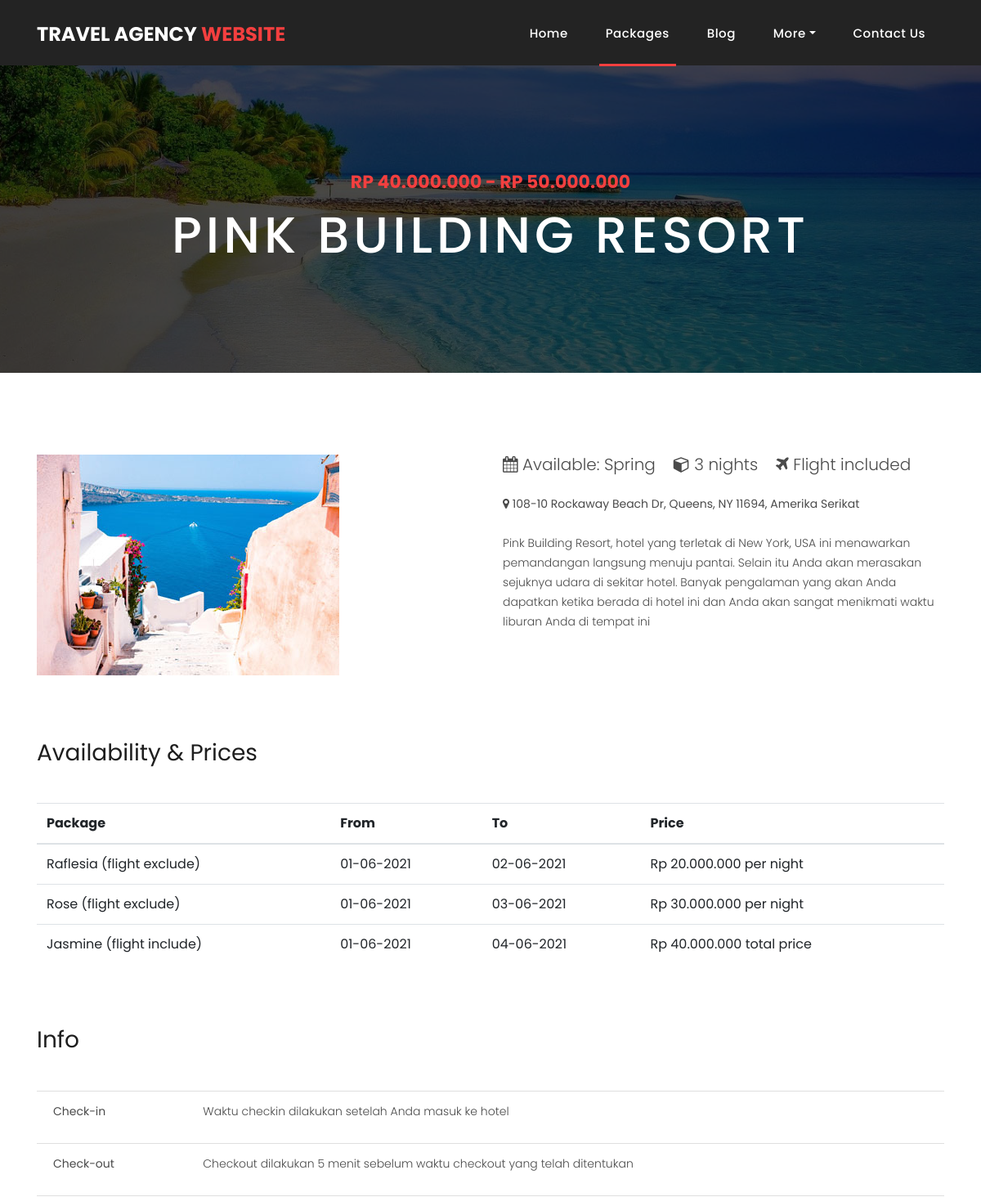
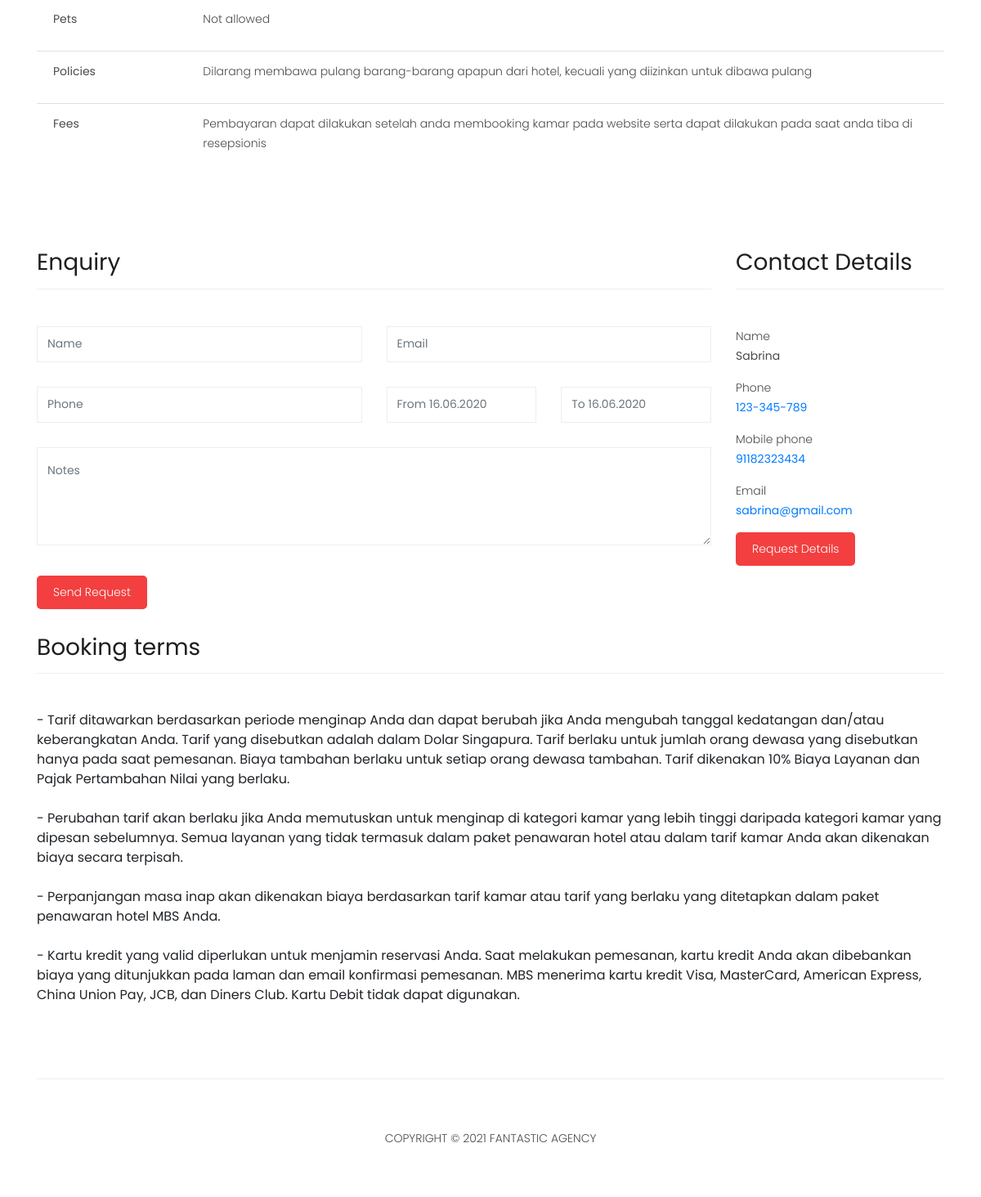
/package5-details.php, run on the app's committed database (2 pictures, top to bottom).
### tables this page shows
CREATE TABLE IF NOT EXISTS `pinkbuilding` (
  `name` varchar(50) DEFAULT NULL,
  `price` char(50) DEFAULT NULL,
  `description` varchar(500) DEFAULT NULL,
  `deskripsinya` varchar(500) DEFAULT NULL
);

CREATE TABLE IF NOT EXISTS `info` (
  `checkin` varchar(500) DEFAULT NULL,
  `checkout` varchar(500) DEFAULT NULL,
  `pets` char(50) DEFAULT NULL,
  `policies` varchar(500) DEFAULT NULL,
  `fees` varchar(500) DEFAULT NULL
);

CREATE TABLE IF NOT EXISTS `contactdetails` (
  `name` char(50) DEFAULT NULL,
  `phone` char(50) DEFAULT NULL,
  `mobilephone` char(50) DEFAULT NULL,
  `email` char(50) DEFAULT NULL
);

### package5-details.php (the view, shortened to what the rows shown need)
<?php
include "koneksi.php";
?>
<!DOCTYPE html>
<html lang="en">
  <head>
    <link href="vendor/bootstrap/css/bootstrap.min.css" rel="stylesheet">
    <link rel="stylesheet" href="assets/css/fontawesome.css">
    <link rel="stylesheet" href="assets/css/style.css">
    <link rel="stylesheet" href="assets/css/owl.css">
  </head>
  <body>
    <header class="">
      <nav class="navbar navbar-expand-lg">
        <div class="container">
          <a class="navbar-brand" href="index.php"><h2>Travel Agency <em>Website</em></h2></a>
        </div>
      </nav>
    </header>
    <div class="page-heading about-heading header-text" style="background-image: url(assets/images/heading-6-1920x500.jpg);">
      <div class="container">
        <div class="row">
          <div class="col-md-12">
            <div class="text-content">
              <h2>Pink Building Resort</h2>
            </div>
          </div>
        </div>
      </div>
    </div>
    <div class="products">
      <div class="container">
        <div class="row">
          <div class="col-md-6">
              <br>
              <br>
              <?php
                  $strSQL = "SELECT * FROM pinkbuilding";
                    $execStrSQL = mysqli_query($conn,$strSQL);
                    if (mysqli_num_rows($execStrSQL) > 0) {
                    while ($row = mysqli_fetch_assoc($execStrSQL)) {
                ?>
                <tr>
                  <td><p><?= $row["deskripsinya"] ?></p></td>
                </tr>
                <?php
              }
              }
              ?>
          </div>
        </div>
      </div>
    </div>
    <div class="section">
      <div class="container">
        <div class="section-heading" style="border: 0">
          <h2>Availability &amp; Prices</h2>
        </div>
        <div class="table-responsive">
          <table width="100%" border="0" cellspacing="0" cellpadding="0" class="table">
               <thead>
                    <tr>
                         <th>Package</th>
                         <th>From</th>
                         <th>To</th>
                         <th>Price</th>
                    </tr>
               </thead>
          </table>
        </div>
      </div>
    </div>
    <div class="section">
      <div class="container">
        <div class="section-heading" style="border: 0">
          <h2>Info</h2>
        </div>
        <ul class="list-group list-group-flush">
          <li class="list-group-item">
               <div class="row">
                    <div class="col-md-10 col-sm-9">
              <?php
                  $strSQL = "SELECT * FROM info";
                    $execStrSQL = mysqli_query($conn,$strSQL);
                    if (mysqli_num_rows($execStrSQL) > 0) {
                    while ($row = mysqli_fetch_assoc($execStrSQL)) {
                ?>
                <tr>
                  <td><p><?= $row["checkin"] ?></p></td>
                </tr>
                <?php
              }
              }
              ?>
                    </div>
               </div>
          </li>
          <li class="list-group-item">
               <div class="row">
                    <div class="col-md-10 col-sm-9">
              <?php
                  $strSQL = "SELECT * FROM info";
                    $execStrSQL = mysqli_query($conn,$strSQL);
                    if (mysqli_num_rows($execStrSQL) > 0) {
                    while ($row = mysqli_fetch_assoc($execStrSQL)) {
                ?>
                <tr>
                  <td><p><?= $row["checkout"] ?></p></td>
                </tr>
                <?php
              }
              }
              ?>
                    </div>
               </div>
          </li>
          <li class="list-group-item">
               <div class="row">
                    <div class="col-md-10 col-sm-9">
              <?php
                  $strSQL = "SELECT * FROM info";
                    $execStrSQL = mysqli_query($conn,$strSQL);
                    if (mysqli_num_rows($execStrSQL) > 0) {
                    while ($row = mysqli_fetch_assoc($execStrSQL)) {
                ?>
                <tr>
                  <td><p><?= $row["pets"] ?></p></td>
                </tr>
                <?php
              }
              }
              ?>
                    </div>
               </div>
          </li>
          <li class="list-group-item">
               <div class="row">
                    <div class="col-md-10 col-sm-9">
                         <div>
              <?php
                  $strSQL = "SELECT * FROM info";
                    $execStrSQL = mysqli_query($conn,$strSQL);
                    if (mysqli_num_rows($execStrSQL) > 0) {
                    while ($row = mysqli_fetch_assoc($execStrSQL)) {
                ?>
                <tr>
                  <td><p><?= $row["policies"] ?></p></td>
                </tr>
                <?php
              }
              }
              ?>
                         </div>
                    </div>
               </div>
          </li>
          <li class="list-group-item">
               <div class="row">
                    <div class="col-md-10 col-sm-9">
                         <div>
                         <?php
                  $strSQL = "SELECT * FROM info";
                    $execStrSQL = mysqli_query($conn,$strSQL);
                    if (mysqli_num_rows($execStrSQL) > 0) {
                    while ($row = mysqli_fetch_assoc($execStrSQL)) {
                ?>
                <tr>
                  <td><p><?= $row["fees"] ?></p></td>
                </tr>
                <?php
              }
              }
              ?>
                         </div>
                    </div>
               </div>
          </li>
     </ul>
      </div>
    </div>
    <div class="section">
      <div class="container">
        <div class="row">
        <div class="section">
      <div class="container">
        <div class="row">
          <div class="col-md-9">
            <div class="section-heading">
              <h2>Enquiry</h2>
            </div>
            <?php
include "koneksi.php";
?>
          </div>
          <div class="col-md-3">
            <div class="section-heading">
              <h2>Contact Details</h2>
            </div>
            <div class="left-content">
              <p>
                <br>
                <?php
                  $strSQL = "SELECT * FROM contactdetails";
                    $execStrSQL = mysqli_query($conn,$strSQL);
                    if (mysqli_num_rows($execStrSQL) > 0) {
                    while ($row = mysqli_fetch_assoc($execStrSQL)) {
                ?>
                <tr>
                  <td><strong><?= $row["name"] ?></strong></td>
                </tr>
                <?php
              }
              }
              ?>
              </p>
              <p>
                <br>
                <?php
                  $strSQL = "SELECT * FROM contactdetails";
                    $execStrSQL = mysqli_query($conn,$strSQL);
                    if (mysqli_num_rows($execStrSQL) > 0) {
                    while ($row = mysqli_fetch_assoc($execStrSQL)) {
                ?>
                <tr>
                  <td><strong><a href="tel:123-456-789"><?= $row["phone"] ?></strong></a></td>
                </tr>
                <?php
              }
              }
              ?>
              </p>
              <p>
                <br>
                <?php
                  $strSQL = "SELECT * FROM contactdetails";
                    $execStrSQL = mysqli_query($conn,$strSQL);
                    if (mysqli_num_rows($execStrSQL) > 0) {
                    while ($row = mysqli_fetch_assoc($execStrSQL)) {
                ?>
                <tr>
                  <td><strong><a href="tel:91182323434"><?= $row["mobilephone"] ?></strong></a></td>
                </tr>
                <?php
              }
              }
              ?>
              </p>
              <p>
                <br>
                <?php
                  $strSQL = "SELECT * FROM contactdetails";
                    $execStrSQL = mysqli_query($conn,$strSQL);
                    if (mysqli_num_rows($execStrSQL) > 0) {
                    while ($row = mysqli_fetch_assoc($execStrSQL)) {
                ?>
                <tr>
                  <td><strong><a href="mailto:sabrina@gmail.com"><?= $row["email"] ?></strong></a></td>
                </tr>
                <?php
              }
              }
              ?>
              </p>
            </div>
          </div>
        </div>
      </div>
    </div>
          <div class="col-md-12">
            <div class="section-heading">
              <h2>Booking terms</h2>
            </div>
          </div>
        </div>
      </div>
    </div>
  </body>
</html>

### data on the page
pinkbuilding: deskripsinya "Pink Building Resort, hotel yang terletak di New York, USA ini menawarkan pemandangan langsung menuju pantai. Selain itu Anda akan merasakan sejuknya udara di sekitar hotel. Banyak pengalaman yang akan Anda dapatkan ketika berada di hotel ini dan Anda akan sangat menikmati waktu liburan Anda di tempat ini"
info: checkin "Waktu checkin dilakukan setelah Anda masuk ke hotel", checkout "Checkout dilakukan 5 menit sebelum waktu checkout yang telah ditentukan", pets "Not allowed", policies "Dilarang membawa pulang barang-barang apapun dari hotel, kecuali yang diizinkan untuk dibawa pulang", fees "Pembayaran dapat dilakukan setelah anda membooking kamar pada website serta dapat dilakukan pada saat anda tiba di resepsionis"
contactdetails: name "Sabrina", phone "123-345-789", mobilephone "91182323434", email "sabrina@gmail.com"
